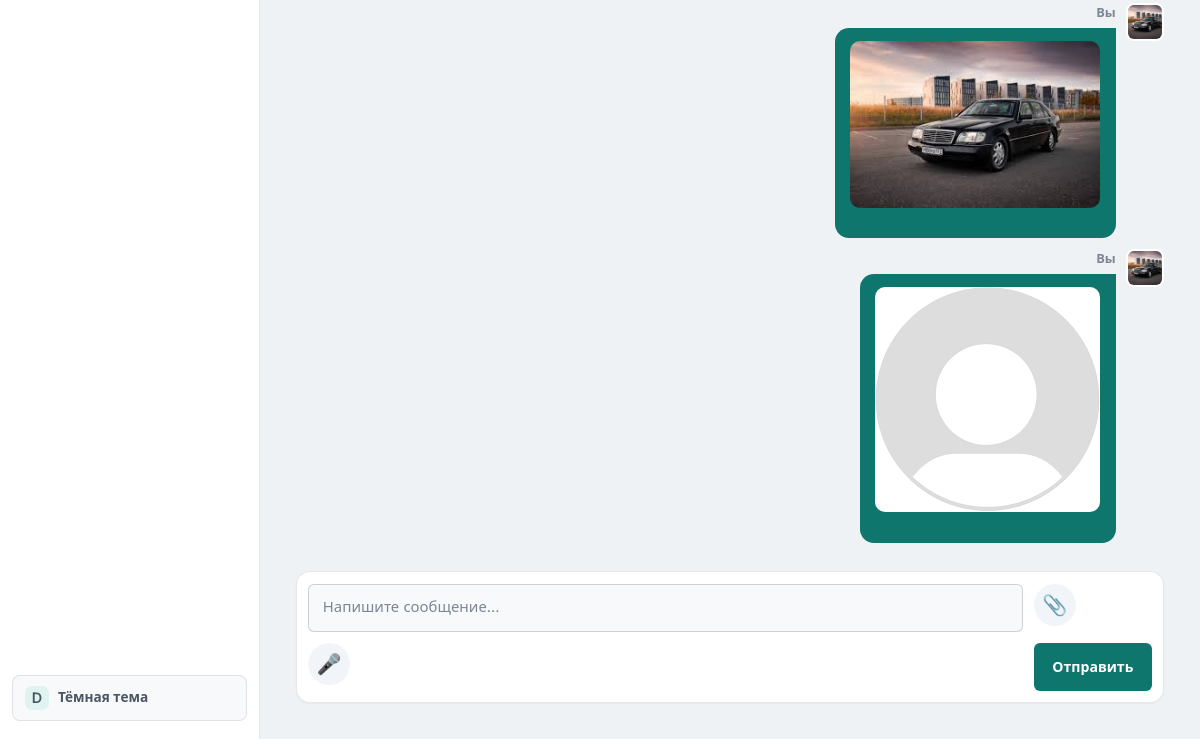
The app's page /chat/send_message/2 (signed in, lower part), older data.
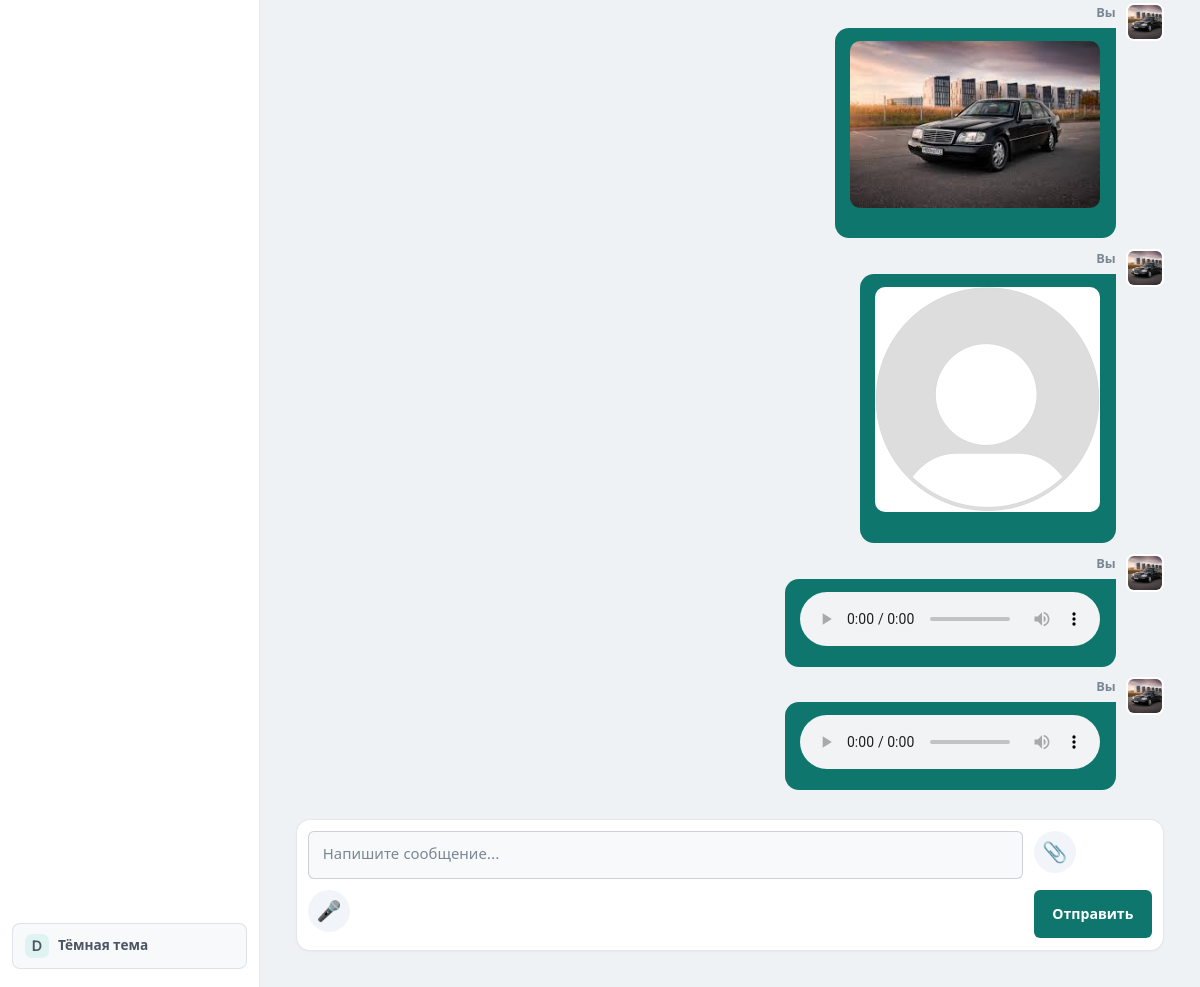
The same page, newer data.
### chat/models.py (models this page shows, shortened)
class Direct(models.Model):
    sender=models.ForeignKey(User,on_delete=models.CASCADE,related_name='send_messages')
    receiner=models.ForeignKey(User,on_delete=models.CASCADE,related_name='received_messages')
    text=models.TextField()
    created_at=models.DateTimeField(auto_now_add=True)
    is_readed=models.BooleanField(default=False)
    photo=models.ImageField(upload_to='direct/',blank=True,null=True)
    voice = models.FileField(upload_to='voice/', blank=True, null=True)

### accounts/models.py (models this page shows, shortened)
class Profile(models.Model):
    ROLE_CHOICES = (
        ('patient', 'Patient'),
        ('doctor', 'Doctor'),
        ('admin', 'Admin'),
    )
    user=models.OneToOneField(settings.AUTH_USER_MODEL,on_delete=models.CASCADE,related_name='profile')
    age=models.PositiveIntegerField(null=True,blank=True)
    role = models.CharField(max_length=20, choices=ROLE_CHOICES, default='patient')
    phone=models.CharField(max_length=14,blank=True)
    city = models.CharField(max_length=50, blank=True)
    photo=models.ImageField(upload_to='users/',blank=True,null=True)

### chat/views.py (the view, shortened to what this page needs)
# urls.py: path('send_message/<int:pk>',views.send_message,name='send_message'),
@login_required(login_url='login')
def send_message(request,pk):
    ptn=get_object_or_404(User,pk=pk)
    Profile.objects.get_or_create(user=request.user)
    Profile.objects.get_or_create(user=ptn)
    if ptn == request.user:
        return redirect('show_messages')
    message=Direct.objects.filter(
        Q(sender=request.user, receiner=ptn) |
        Q(sender=ptn, receiner=request.user)
    ).select_related("sender", "receiner", "sender__profile", "receiner__profile").order_by("created_at")
    message.filter(receiner=request.user, is_readed=False).update(is_readed=True)
    return render(request,'chat/send_message.html',{"messages":message,"profile":ptn})

### templates/chat/send_message.html (shortened to what this page needs)
{% extends "accounts/base.html" %}
{% block main %}
<section class="page chat-page">
<ul class="chat-list dm-messages">
    {% for i in messages %}
        <li class="chat-message {% if i.sender == request.user %}msg-own{% else %}msg-other{% endif %}">
            <div class="msg-avatar">
                {% if i.sender.profile.photo %}
                    <img src="{{ i.sender.profile.photo.url }}" alt="">
                {% else %}
                    <img src="/media/user.png" alt="">
                {% endif %}
            </div>
            <div class="msg-body">
                <div class="msg-meta">
                    <b>
                        {% if i.sender == request.user %}
                            Вы
                        {% else %}
                            {{ i.sender.username }}
                        {% endif %}
                    </b>
                </div>
                <div class="msg-bubble">
                    {% if i.photo %}
                        <img src="{{ i.photo.url }}"
                             style="max-width:250px;border-radius:10px;margin-bottom:10px;">
                    {% endif %}
                    {% if i.voice %}
                        <audio controls>
                            <source src="{{ i.voice.url }}">
                        </audio>
                    {% endif %}
                </div>
            </div>
        </li>
    {% empty %}
        <p>Сообщений нет</p>
    {% endfor %}
</ul>
<form class="chat-form chat-form-inline"
      method="post"
      enctype="multipart/form-data">
    <input class="chat-input"
           type="text"
           name="text"
           placeholder="Напишите сообщение...">
    <label for="photo-input" class="photo-btn">📎</label>
    <label id="record-btn" class="photo-btn">🎤</label>
    <button class="chat-send" type="submit">
        Отправить
    </button>
</form>
</section>
{% endblock %}

### templates/accounts/base.html (shortened to what this page needs)
<!DOCTYPE html>
{% load static %}
<html lang="ru" data-theme="">
<head>
    <link rel="stylesheet" href="{% static 'css/style.css' %}">
</head>
<body class="{% block body_class %}{% endblock %}">
    <div class="site-layout">
        <nav class="site-nav" aria-label="Навигация">
            <button type="button" class="theme-toggle" id="themeToggle" aria-label="Переключить тему">
                <span class="theme-toggle-icon">D</span>
                <span class="theme-toggle-text">Тёмная тема</span>
            </button>
        </nav>
        <main class="site-content">
            {% block main %}{% endblock %}
        </main>
    </div>
</body>
</html>

Row changes from the older to the newer data that the page shows:
added Direct: sender.profile.photo (picture), shows "Вы"
added Direct: sender.profile.photo (picture), shows "Вы"
